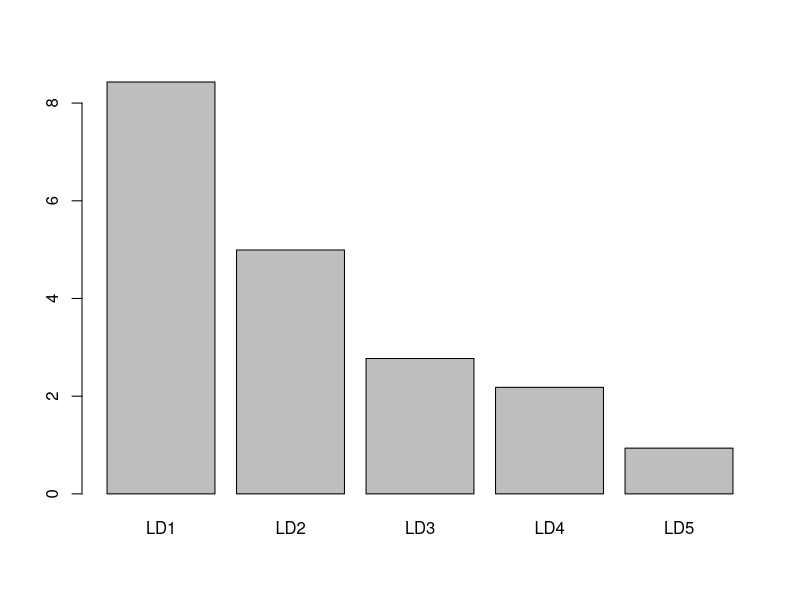
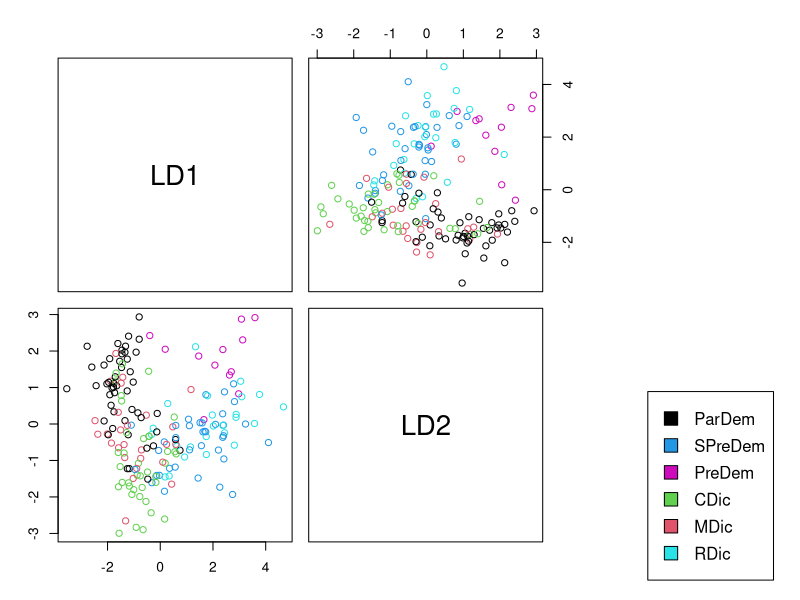
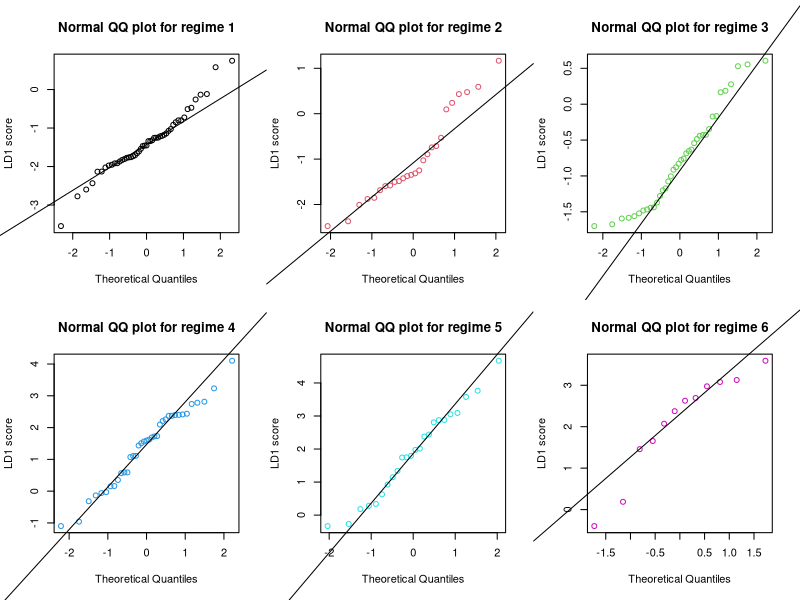
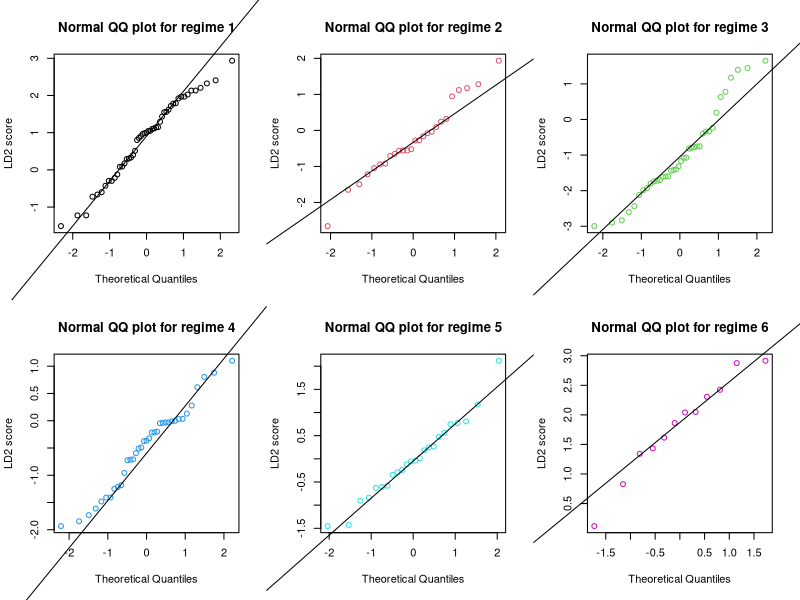
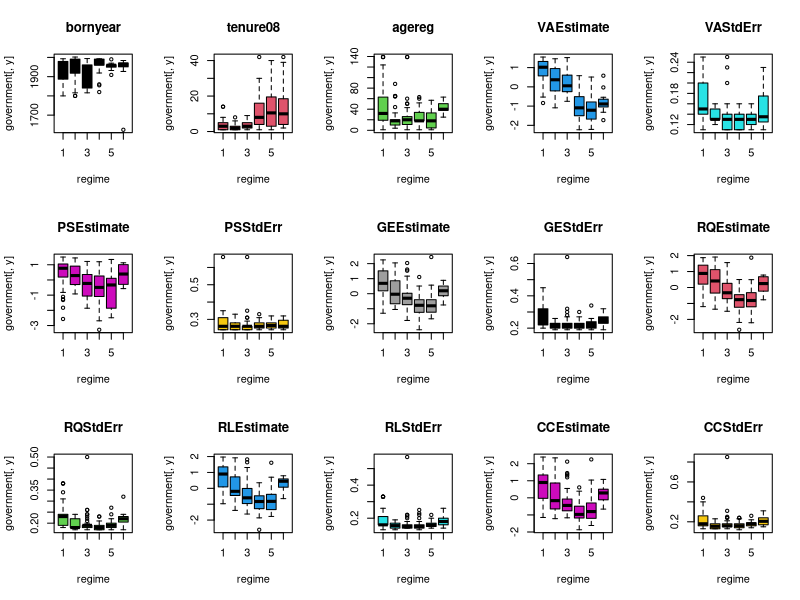

Write the R code that produced these figures, in order.
## ---- chunk 1
knitr::opts_chunk$set(echo = TRUE)
## ---- chunk 2
library(MASS)
data = read.csv("governments.csv")
government = data[, -(1:3)]
government$regime = government$regime + 1

predictions = matrix(NA, ncol = 5, nrow = nrow(government))
for (i in 1:nrow(government)){
  model = lda(regime ~., data = government[-i, ])
  for (j in 1:5){
    model.predict = predict(model, newdata = government[i, ], dimen = j)
    predictions[i, j] = model.predict$class
  }
}

# CV Prediction accuracy
apply(predictions, 2, function(x){sum(x == government$regime)/nrow(government)})
## ---- chunk 3
# Fit with all data
gov.lda = lda(regime ~., data = government)
barplot(gov.lda$svd, names.arg = paste0("LD", 1:5))
## ---- chunk 4
gov.lda$svd/sum(gov.lda$svd)
## ---- chunk 5
gov.predict = predict(gov.lda)

pairs(gov.predict$x[, 1:2], col = government$regime, oma = c(3, 3, 3, 15))
par(xpd = TRUE)
legend("bottomright", fill = unique(government$regime), 
       legend = c("ParDem", "SPreDem", "PreDem", "CDic", "MDic", "RDic"))
## ---- chunk 6
correlation = matrix(0, ncol = 2, nrow = 15)
colnames(correlation) = paste("variate", 1:2)
rownames(correlation) = colnames(government)[-3]
for (i in 1:15){
  for (j in 1:2){
    correlation[i, j] = cor(gov.predict$x[, j], government[, i])
  }
}
class(correlation) = "loadings"
print(correlation, cutoff = 0.2)
## ---- chunk 7
newdata = read.csv("newdata2020-update.csv")
gov.newobs = predict(gov.lda, newdata = newdata)
table = round(gov.newobs$posterior, 2)
colnames(table) = c("ParDem", "SemiPreDem", "PreDem", "CivDic", "MiliDic", "RoyDic")
  
#c("Parlimentary Democracy", " Semi-presidential democracy", 
# " Semi-presidential democracy", " Civilian Dictatorship", 
# "Military Dictatorship", "Royal Dictatorship")
table
## ---- chunk 8
par(mfrow = c(2, 3))
for (LDA in 1:2){
  for (i in 1:6){
    qqnorm(y = gov.predict$x[, LDA][government$regime == i],
           ylab = paste0("LD", LDA, " score"), col = i, 
           main = paste("Normal QQ plot for regime", i))
    qqline(gov.predict$x[government$regime == i, LDA])
  }
}
## ---- chunk 9
gov1 = government[!government$regime == 6, ]
gov.qda = qda(regime ~., data = gov1, CV = TRUE)
## ---- chunk 10
par(mfrow = c(3, 5))
for (i in 1:15){
  y = colnames(government)[-3][i]
  boxplot(government[, y] ~ government$regime, col = i,
          xlab = "regime", main = as.character(y))
}
## ---- chunk 11
# QDA
table(paste("predicted ", gov.qda$class), gov1$regime)

# compute % correct
sum(gov.qda$class == gov1$regime) / length(gov1$regime)
